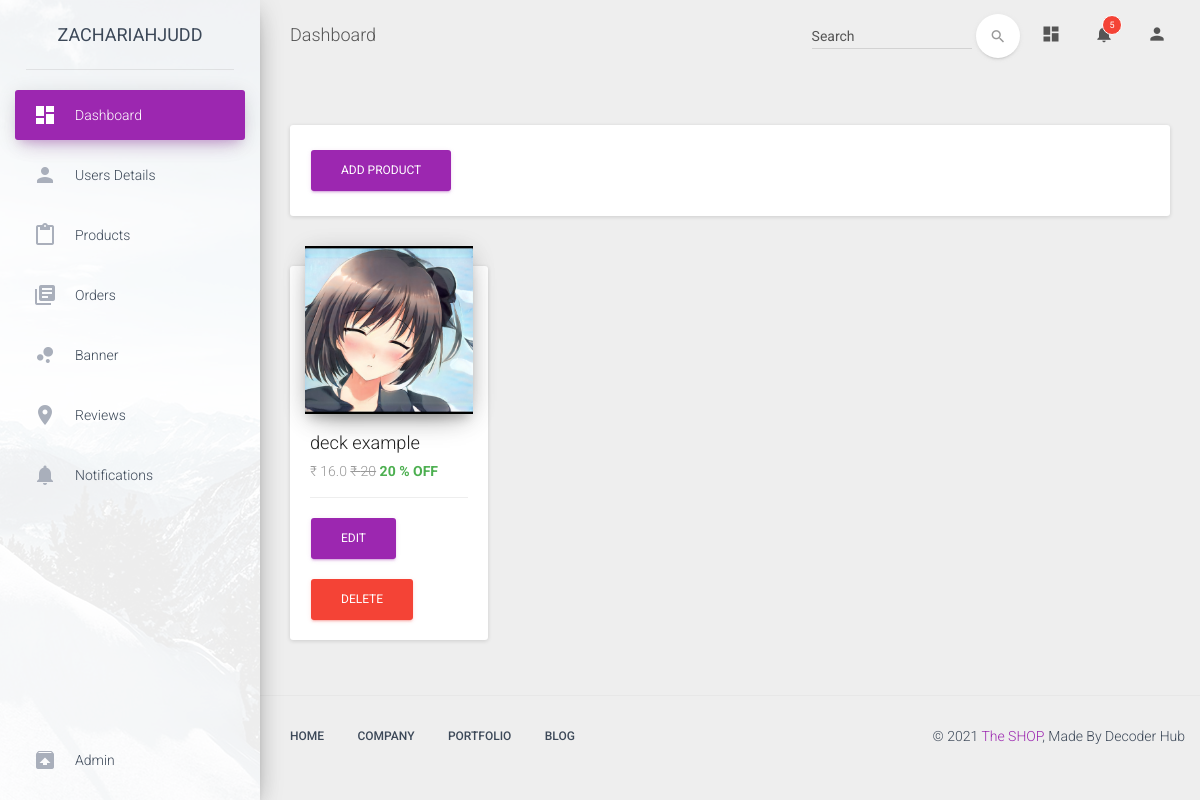
Screenshot of /dashboard/products/ (signed in) with the database file from the repository.
### models.py (models this page shows, shortened)
class User(UserMixin, Model):
    full_name = CharField()
    email = CharField(unique=True)
    password = CharField(max_length=100)
    mobile_no = CharField()
    joined_at = DateTimeField(default=datetime.datetime.now)
    is_admin = BooleanField(default=False)
    class Meta:
        database = DATABASE

class Product(Model):
    name = CharField()
    title = CharField()
    image_1 = CharField()
    image_2 = CharField()
    image_3 = CharField()
    count = IntegerField()
    actual_price = IntegerField(null=False)
    off_percent = IntegerField(null=False)
    buy_price = IntegerField(null=False)
    style = CharField()
    lenses_color = CharField()
    frame_color = CharField()
    brand_name = CharField()
    lenses_material = CharField()
    frame_material = CharField()
    usage = CharField()
    packaging = CharField()
    uv_protection = CharField()
    model_no = CharField()
    suitable_for = CharField()
    size = CharField()
    ideal_for = CharField()
    typ_e = CharField()
    features = CharField()
    case_type = CharField()
    dimensions_bridgesize = CharField()
    dimensions_hrizontal_width = CharField()
    dimensions_frame_arm_lenght = CharField()
    weight = CharField()
    other_details = TextField()
    published_at = DateTimeField(default=datetime.datetime.now)
    class Meta:
        database = DATABASE
        order_by = ('-published_at',)

### routes.py (the view)
@app.route('/dashboard/products/')
@login_required
def dashboard_products():
    if current_user.is_admin:
        return render_template("dashboard/html/product.html", user=current_user, products=models.Product, app=app)
    else:
        return redirect(url_for('index'))

### routes.py (called while the page is built)
@app.context_processor
def override_url_for():
    return dict(url_for=dated_url_for)

def dated_url_for(endpoint, **values):
    if (endpoint == 'static' or endpoint == 'product_images'):
        filename = values.get('filename', None)
        if filename:
            file_path = os.path.join(app.root_path,
                                     endpoint, filename)
            values['q'] = int(os.stat(file_path).st_mtime)
    return url_for(endpoint, **values)

@login_manager.user_loader
def load_user(userid):
    try:
        return models.User.get(models.User.id == userid)
    except models.DoesNotExist:
        return None

@app.before_request
def before_request():
    try:
     g.db = models.DATABASE
     g.db.connect()
    except models.OperationalError:
        pass

@app.after_request
def after_request(response):
    g.db.close()
    return response

### templates/dashboard/html/product.html
{% extends "dashboard/html/layout.html" %}
{% block content %}
<div class="container-fluid">
    <div class="row">
        <div class="col-lg-12">
            <div class="card">
                <div class="card-content">
                    <a href="{{ url_for('dashboard_products_new') }}" class="btn btn-primary">Add Product</a>
                </div>
            </div>
        </div>
    </div>
        <div class="row">
            {% for item in products %}
            <div class="col-md-3">
                <div class="card">
                    <div class="card-header card-chart" data-background-color="">
                        <img src="/product_images?image={{item.image_1}}" alt="">
                    </div>
                    <div class="card-content">
                        <h4 class="title">{{item.name}}</h4>
                        <p class="category">₹ {{ (item.actual_price - item.actual_price * ( item.off_percent / 100)) }} <span><s>₹ {{item.actual_price}}</span></s><span class="text-success" style="font-weight: bold"> {{ item.off_percent }} % OFF</span> </p>
                    </div>
                    <div class="card-footer">
                        <a href="{{ url_for('dashboard_products_edit', id=item.id) }}" class="btn btn-primary">Edit</a>
                        <a href="{{ url_for('dashboard_products_delete', id=item.id) }}" class="btn btn-danger">Delete</a>
                    </div>
                </div>
            </div>
            {% else %}
                <p style="text-align:center">Sorry! No Products Found. Please Add One!! </p>
            {% endfor %}
        </div>
    </div>
{% endblock %}

### templates/dashboard/html/layout.html (shortened to what this page needs)
<!doctype html>
<html lang="en">
<head>
    <link href="/static/dashboard/assets/css/bootstrap.min.css" rel="stylesheet" />
    <link href="/static/dashboard/assets/css/material-dashboard.css?v=1.2.0" rel="stylesheet" />
    <link href="/static/dashboard/assets/css/demo.css" rel="stylesheet" />
    <link href="https://maxcdn.bootstrapcdn.com/font-awesome/latest/css/font-awesome.min.css" rel="stylesheet">
</head>
<body>
    <div class="wrapper">
        <div class="sidebar" data-color="purple" data-image="/static/dashboard/assets/img/sidebar-1.jpg">
            <div class="logo">
                <a href="{{ url_for('dashboard') }}" class="simple-text">
                    {{ user.full_name }}
                </a>
            </div>
            <div class="sidebar-wrapper">
                <ul class="nav">
                    <li class="active">
                        <a href="{{ url_for('dashboard') }}">
                            <i class="material-icons">dashboard</i>
                            <p>Dashboard</p>
                        </a>
                    </li>
                    <li>
                        <a href="{{ url_for('dashboard_users') }}">
                            <i class="material-icons">person</i>
                            <p>Users Details</p>
                        </a>
                    </li>
                    <li>
                        <a href="{{ url_for('dashboard_products') }}">
                            <i class="material-icons">content_paste</i>
                            <p>Products</p>
                        </a>
                    </li>
                    <li>
                        <a href="{{ url_for('dashboard_orders') }}">
                            <i class="material-icons">library_books</i>
                            <p>Orders</p>
                        </a>
                    </li>
                    <li>
                        <a href="{{ url_for('dashboard_banner') }}">
                            <i class="material-icons">bubble_chart</i>
                            <p>Banner</p>
                        </a>
                    </li>
                    <li>
                        <a href="{{url_for('add_review_dashboard')}}">
                            <i class="material-icons">location_on</i>
                            <p>Reviews</p>
                        </a>
                    </li>
                    <li>
                        <a href="#">
                            <i class="material-icons text-gray">notifications</i>
                            <p>Notifications</p>
                        </a>
                    </li>
                    <li class="active-pro">
                        <a href="#">
                            <i class="material-icons">unarchive</i>
                            <p>Admin</p>
                        </a>
                    </li>
                </ul>
            </div>
        </div>
        <div class="main-panel">
            <nav class="navbar navbar-transparent navbar-absolute">
                <div class="container-fluid">
                    <div class="navbar-header">
                        <a class="navbar-brand" href="{{ url_for('dashboard') }}"> Dashboard </a>
                    </div>
                    <div class="collapse navbar-collapse">
                        <ul class="nav navbar-nav navbar-right">
                            <li>
                                <a href="#pablo" class="dropdown-toggle" data-toggle="dropdown">
                                    <i class="material-icons">dashboard</i>
                                </a>
                            </li>
                            <li class="dropdown">
                                <a href="#" class="dropdown-toggle" data-toggle="dropdown">
                                    <i class="material-icons">notifications</i>
                                    <span class="notification">5</span>
                                </a>
                            </li>
                            <li>
                                <a href="#pablo" class="dropdown-toggle" data-toggle="dropdown">
                                    <i class="material-icons">person</i>
                                </a>
                            </li>
                        </ul>
                        <form class="navbar-form navbar-right" role="search">
                            <div class="form-group  is-empty">
                                <input type="text" class="form-control" placeholder="Search">
                            </div>
                            <button type="submit" class="btn btn-white btn-round btn-just-icon">
                                <i class="material-icons">search</i>
                                <div class="ripple-container"></div>
                            </button>
                        </form>
                    </div>
                </div>
            </nav>
            <div class="content">
                {% block content %}
                {% endblock %}
            </div>
            <footer class="footer">
                    <div class="container-fluid">
                        <nav class="pull-left">
                            <ul>
                                <li>
                                    <a href="#">
                                        Home
                                    </a>
                                </li>
                                <li>
                                    <a href="#">
                                        Company
                                    </a>
                                </li>
                                <li>
                                    <a href="#">
                                        Portfolio
                                    </a>
                                </li>
                                <li>
                                    <a href="#">
                                        Blog
                                    </a>
                                </li>
                            </ul>
                        </nav>
                        <p class="copyright pull-right">
                            &copy;
                            <a href="{{ url_for('index') }}">The SHOP</a>, Made By Decoder Hub
                        </p>
                    </div>
                </footer>
            </div>
        </div>
    </body>
    </html>

### static/dashboard/assets/css/demo.css (style rules this page uses)
@media (min-width: 992px) { .sidebar .nav>li.active-pro { position: absolute; width: 100%; bottom: 10px; } }

### rows the page displays
User: full_name "ZACHARIAHJUDD"
Product: image_1 (picture), name "deck example", actual_price+off_percent "16.0", actual_price "20", off_percent "20"
